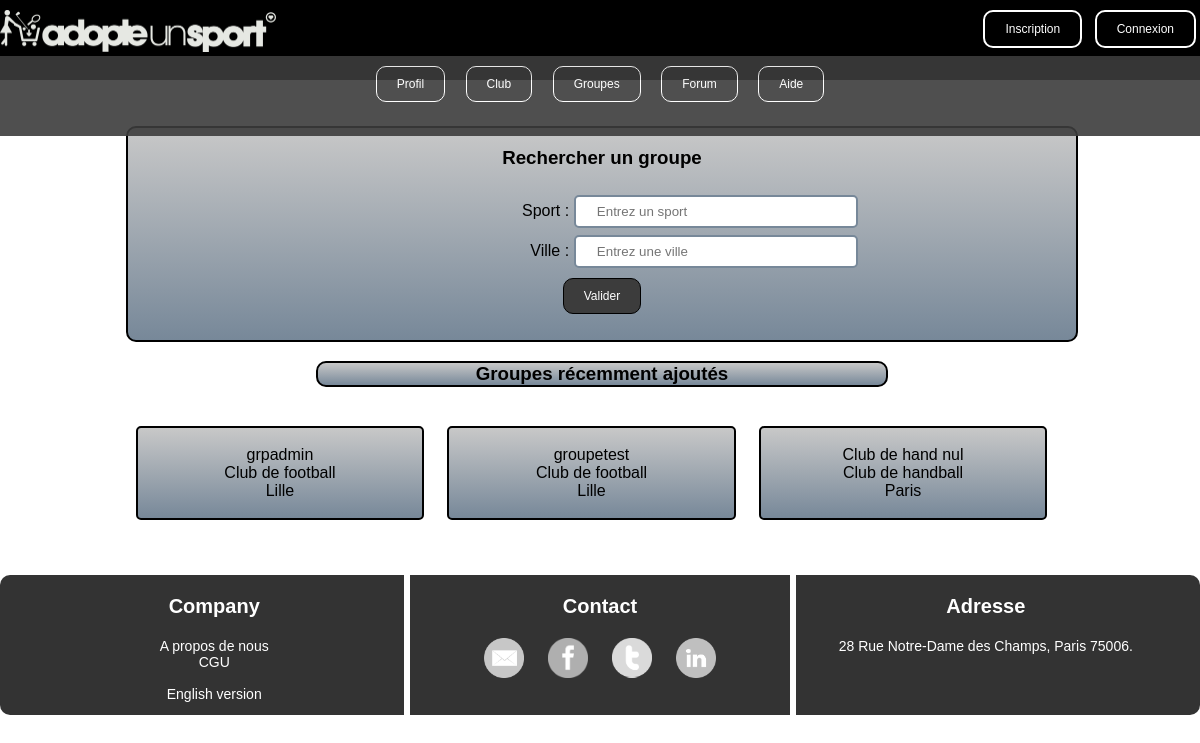
The app's page /groupes.php, older data.
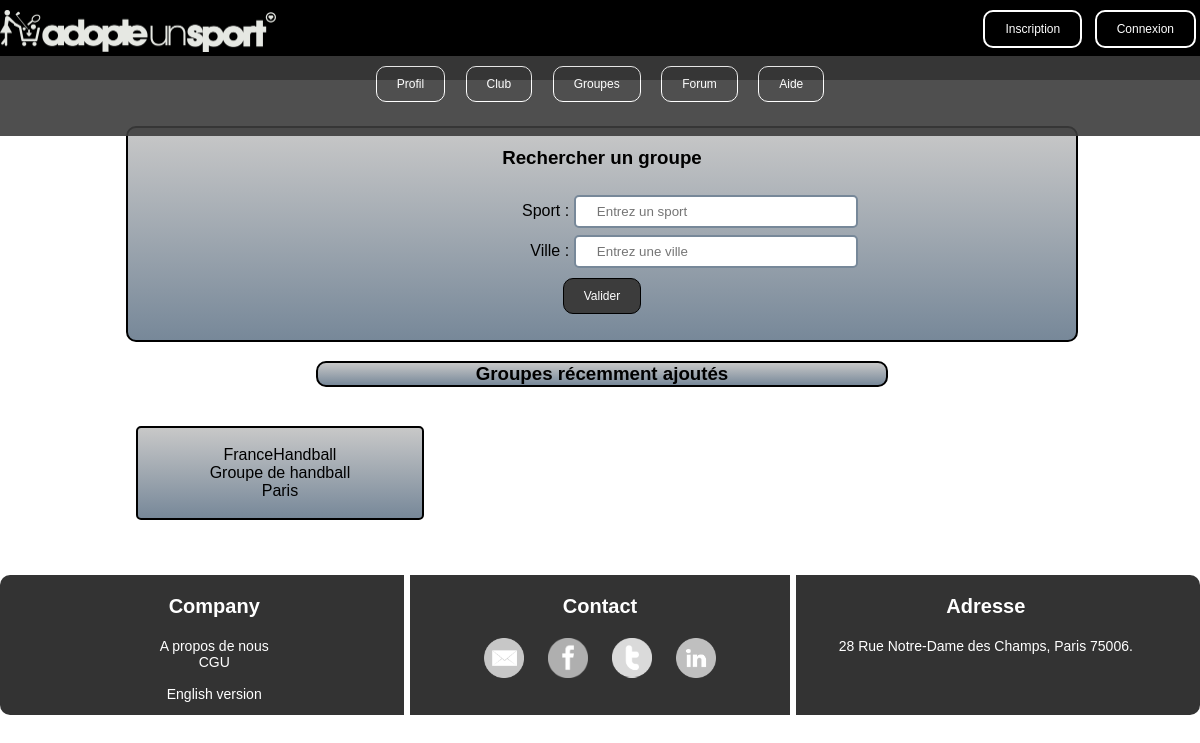
The same page, newer data.
### tables this page shows
CREATE TABLE IF NOT EXISTS `groupe` (
  `Id` int(11) NOT NULL AUTO_INCREMENT,
  `Titre` varchar(255) NOT NULL,
  `Descriptif` varchar(1000) NOT NULL,
  `Zone_geographique` varchar(255) NOT NULL,
  `Nb_max_personnes` int(11) NOT NULL,
  `Photo` varchar(255) NOT NULL,
  `Nom_sport` varchar(255) NOT NULL,
  `Pseudo_membre_createur` varchar(255) NOT NULL,
  `Date_creation` date NOT NULL,
  PRIMARY KEY (`Id`)
);

### groupes.php (the view, shortened to what this page needs)
<?php
include_once("model.php");
?>
<!DOCTYPE html>
<html>
	<head>
		<link href='assets/css/styleheaderfooter.css' rel='stylesheet' type='text/css' />
		<link href='assets/css/style.css' rel='stylesheet' type='text/css' />
	</head>
	<body>
		<?php include("headermembre.php"); ?>
		<div class="groupe">
    		<?php
    		if (isset($_SESSION['Pseudo'])) {
				?>
				<div class="groupeformulaire">
					<form action="groupes.php" method="post">
						<h3>Rechercher un groupe</h3>
			        	<div class="apparenceformulaire">
			        		<label for="sport">Sport : </label><input type="text" name="sport" placeholder="Entrez un sport" value="<?php if (isset($_POST['sport'])) echo htmlentities(trim($_POST['sport'])); ?>" onclick="colorer(this)" onblur="decolorer(this)"/><br />
			        		<label for="ville">Ville : </label><input type="text" name="ville" placeholder="Entrez une ville" value="<?php if (isset($_POST['ville'])) echo htmlentities(trim($_POST['ville'])); ?>" onclick="colorer(this)" onblur="decolorer(this)"/><br />
			        	</div>
					    <input type="submit" name="valider" value="Valider" class="button3">
			    	</form>
    			</div>
				<div class="formulairecreergroupe">
					<form action="groupes.php" method="post">
						<h3>Créer un groupe</h3>
			        	<div class="apparenceformulaire">
			        		<label for="nomgroupe">Nom du groupe : </label><input type="text" name="nomgroupe" placeholder="Entrez un nom" value="<?php if (isset($_POST['nomgroupe'])) echo htmlentities(trim($_POST['nomgroupe'])); ?>" onclick="colorer(this)" onblur="decolorer(this)"/><br />
			        		<label for="choixsport">Sport : </label><input type="text" name="choixsport" placeholder="Entrez un sport" value="<?php if (isset($_POST['choixsport'])) echo htmlentities(trim($_POST['choixsport'])); ?>" onclick="colorer(this)" onblur="decolorer(this)"/><br />
			        		<label for="choixville">Ville : </label><input type="text" name="choixville" placeholder="Entrez une ville" value="<?php if (isset($_POST['choixville'])) echo htmlentities(trim($_POST['choixville'])); ?>" onclick="colorer(this)" onblur="decolorer(this)"/><br />
			        		<label for="descriptif">Descriptif : </label><input type="text" name="descriptif" placeholder="Entrez un descriptif" value="<?php if (isset($_POST['descriptif'])) echo htmlentities(trim($_POST['descriptif'])); ?>" onclick="colorer(this)" onblur="decolorer(this)"/><br />
			        		<label for="nbmembres">Nb de membres : </label><input type="text" name="nbmembres" placeholder="Entrez un nombre de membres" value="<?php if (isset($_POST['nbmembres'])) echo htmlentities(trim($_POST['nbmembres'])); ?>" onclick="colorer(this)" onblur="decolorer(this)"/><br />
			        		<label for="photo">Photo : </label><input type="text" name="photo" placeholder="Entrez une photo" value="<?php if (isset($_POST['photo'])) echo htmlentities(trim($_POST['photo'])); ?>" onclick="colorer(this)" onblur="decolorer(this)"/><br />
			        	</div>
					        <input type="submit" name="creer" value="Créer" class="button3">
			    	</form>
    			</div>
			<?php
			}
			else if (!isset($_SESSION['Pseudo'])) {
				?>
				<div class="groupeformulaire2">
					<form action="groupes.php" method="post">
						<h3>Rechercher un groupe</h3>
			        	<div class="apparenceformulaire">
			        		<label for="sport">Sport : </label><input type="text" name="sport" placeholder="Entrez un sport" value="<?php if (isset($_POST['sport'])) echo htmlentities(trim($_POST['sport'])); ?>" onclick="colorer(this)" onblur="decolorer(this)"/><br />
			        		<label for="ville">Ville : </label><input type="text" name="ville" placeholder="Entrez une ville" value="<?php if (isset($_POST['ville'])) echo htmlentities(trim($_POST['ville'])); ?>" onclick="colorer(this)" onblur="decolorer(this)"/><br />
			        	</div>
					    <input type="submit" name="valider" value="Valider" class="button3">
			    	</form>
    			</div>
    		<?php
    		}
			?>
			<?php
			if (isset($_POST['valider']) && $_POST['valider'] == 'Valider') {
				try
					{
						$base = new PDO('mysql:host=localhost;dbname=app_info;charset=utf8', 'root', '');
					}
					catch(Exception $e)
					{
	        			die('Erreur : '.$e->getMessage());
					}
				if ( (isset($_POST['ville']) && !empty($_POST['ville'])) && (isset($_POST['sport']) && empty($_POST['sport'])) ) {
					?>
						<h3 class="grouperecent">Groupes trouvés</h3>
					<?php
					$reponse = $base->query('SELECT Titre, Descriptif, Zone_geographique FROM groupe WHERE Zone_geographique="'.$_POST['ville'].'"');
					while ($donnees = $reponse->fetch())
					{ ?>
						<div class="groupestrouves">
						<br/><a href="pagemutablegroupe.php?Titregroupe=<?php echo $donnees['Titre']; ?>"><?php echo $donnees['Titre'] . '<br/>'; ?></a>
						<?php
						echo $donnees['Descriptif'] . '<br/>';
						echo $donnees['Zone_geographique']. '<br/>' . '<br/>';
						?>
						</div>
					<?php
					}
					$reponse->closeCursor();
				}
				else if ( (isset($_POST['sport']) && !empty($_POST['sport'])) && (isset($_POST['ville']) && empty($_POST['ville'])) ) {
					?>
						<h3 class="grouperecent">Groupes trouvés</h3>
					<?php
					$reponse = $base->query('SELECT Titre, Descriptif, Zone_geographique FROM groupe WHERE Nom_sport="'.$_POST['sport'].'"');
					while ($donnees = $reponse->fetch())
					{ ?>
						<div class="groupestrouves">
						<br/><a href="pagemutablegroupe.php?Titregroupe=<?php echo $donnees['Titre']; ?>"><?php echo $donnees['Titre'] . '<br/>'; ?></a>
						<?php
						echo $donnees['Descriptif'] . '<br/>';
						echo $donnees['Zone_geographique']. '<br/>' . '<br/>';
						?>
						</div>
					<?php
					}
					$reponse->closeCursor();
				}
				else if ((isset($_POST['sport']) && !empty($_POST['sport'])) && (isset($_POST['ville']) && !empty($_POST['ville'])) ) {
					?>
						<h3 class="grouperecent">Groupes trouvés</h3>
					<?php
					$reponse = $base->query('SELECT Titre, Descriptif, Zone_geographique FROM groupe WHERE Nom_sport="'.$_POST['sport'].'" AND Zone_geographique="'.$_POST['ville'].'"');
					while ($donnees = $reponse->fetch())
					{ ?>
						<div class="groupestrouves">
						<br/><a href="pagemutablegroupe.php?Titregroupe=<?php echo $donnees['Titre']; ?>"><?php echo $donnees['Titre'] . '<br/>'; ?></a>
						<?php
						echo $donnees['Descriptif'] . '<br/>';
						echo $donnees['Zone_geographique']. '<br/>' . '<br/>';
						?>
						</div>
					<?php
					}
					$reponse->closeCursor();
				}
			}
			else{
				try
					{
						$base = new PDO('mysql:host=localhost;dbname=app_info;charset=utf8', 'root', '');
					}
					catch(Exception $e)
					{
	        			die('Erreur : '.$e->getMessage());
					}
						if (isset($_SESSION['Pseudo'])) {
							?>
							<h3 class="grouperecent">Groupes récemment ajoutés dans votre ville</h3>
							<?php
							$reponse = $base->query('SELECT Titre, Descriptif, Zone_geographique FROM groupe WHERE Zone_geographique = "'.$_SESSION['Ville'].'" ORDER BY Id DESC LIMIT 0, 3');
							while ($donnees = $reponse->fetch())
							{ ?>
								<div class="groupestrouves">
								<br/><a href="pagemutablegroupe.php?Titregroupe=<?php echo $donnees['Titre']; ?>"><?php echo $donnees['Titre'] . '<br/>'; ?></a>
								<?php
								echo $donnees['Descriptif'] . '<br/>';
								echo $donnees['Zone_geographique']. '<br/>' . '<br/>';
								?>
								</div>
							<?php
							}
							$reponse->closeCursor();
						}
						else if (!isset($_SESSION['Pseudo'])) {
							?>
							<h3 class="grouperecent">Groupes récemment ajoutés</h3>
							<?php
							$reponse = $base->query('SELECT Titre, Descriptif, Zone_geographique FROM groupe ORDER BY Id DESC LIMIT 0, 3');
							while ($donnees = $reponse->fetch())
							{ ?>
								<div class="groupestrouves">
								<br/><a href="pagemutablegroupe.php?Titregroupe=<?php echo $donnees['Titre']; ?>"><?php echo $donnees['Titre'] . '<br/>'; ?></a>
								<?php
								echo $donnees['Descriptif'] . '<br/>';
								echo $donnees['Zone_geographique']. '<br/>'. '<br/>';
								?>
								</div>
							<?php
							}
						}
			}
			?>
		</div>
		<?php include("footermembre.php"); ?>
	</body>
</html>

### headermembre.php (shortened to what this page needs)
<header>
	<div class="container haut">
		<div class="connexion element"><a href="index.php"><img class="logosite" src="Images/adopteunsportnb.png" /></a>
		</div>
		<div class="connexion droite element">
			<?php
				if (!isset($_SESSION['Pseudo'])) {
					?>
					<a href="inscription.php" class="button">Inscription</a>
					<a href="pageconnection.php" class="button">Connexion</a>
					<?php
				}
			?>
	    </div>
	</div>
	<div class="menu haut">
		<a href="membre.php" class="button2">Profil</a>
		<a href="clubs.php" class="button2">Club</a>
		<a href="groupes.php" class="button2">Groupes</a>
		<a href="forum.php" class="button2">Forum</a>
		<a href="faq.php" class="button2">Aide</a>
	</div>
</header>

### footermembre.php
<footer>
	<div class="company bas">
		<h3>Company</h3>
		<a href="groupe6c.php" class="lienfootercompany">A propos de nous</a>
		<a href="cgu.php" class="lienfootercompany">CGU</a><br/>
		<a href="accueilen.php" class="lienfootercompany">English version</a>
	</div>
	<div class="espace bas">
	</div>
	<div class="contact bas">
		<h3>Contact</h3>
		<a href="mailto:tho-richard@sfr.fr" class="rsociaux mail"></a>
		<a href="https://www.facebook.com" class="rsociaux fb"></a>
		<a href="https://www.google.fr" class="rsociaux twitter"></a>
		<a href="https://www.google.fr" class="rsociaux linkedin"></a>
	</div>
	<div class="espace bas">
	</div>
	<div class="adresse bas">
		<h3>Adresse</h3>
		<p>28 Rue Notre-Dame des Champs, Paris 75006.</p>
	</div>
</footer>

### assets/css/styleheaderfooter.css (style rules this page uses)
.container { background-color: rgb(0,0,0); opacity: 1; border-radius: 0px; color: black; position: fixed; width:100%; height: 10%; margin-left: -8px; margin-right: -10px; margin-top: -8px; display: inline-block; }
.menu { background-color: rgb(60,60,60); opacity: 0.9; position: fixed; margin-top: 4%; width:100%; height: 10%; margin-left: -8px; text-align: center; display: inline-block; }
.logosite { height: 42px; width: 276px; margin-top: 10px; }
.connexion { display: inline-block; }
.droite { float: right; }
.button { background-color: rgb(0,0,0); border: solid white 2px; border-radius: 10px; color: white; padding: 10px 20px; text-align: center; text-decoration: none; display: inline-block; font-size: 12px; margin: 10px 4px; cursor: pointer; }
.button2 { background-color: rgb(60,60,60); border: solid white 1px; border-radius: 10px; color: white; padding: 10px 20px; text-align: center; text-decoration: none; display: inline-block; font-size: 12px; margin: 10px 8px; cursor: pointer; }
footer { position: relative; background-color: rgb(0,0,0); opacity: 0.8; color:white; text-align: center; border-radius: 10px; margin-left: -8px; margin-right: -8px; font-size: 14px; }
footer a { margin-right: 10px; margin-left: 10px; color: white; }
footer h3 { font-size: 20px; }
.bas { position: relative; display: inline-block; width: 25%; margin-left: 3%; margin-right: 3%; height: 140px; vertical-align: top; }
.espace { width: 0.5%; margin-left: 0%; margin-right: 0%; background-color: rgb(255,255,255); }
.lienfootercompany { display: block; }
.rsociaux { display: inline-block; height: 40px; width: 40px; }
.mail { background-image: url('Images/mailnb.png'); background-size: 100%; }
.fb { background-image: url('Images/fbnb1.png'); background-size: 100%; }
.twitter { background-image: url('Images/twitternb.png'); background-size: 100%; }
.linkedin { background-image: url('Images/linkedinnb.png'); background-size: 100%; }

### assets/css/style.css (style rules this page uses)
body { background-image : url('Images/fond2.jpg'); background-size: 100%; background-repeat: no-repeat; background-attachment: fixed; display: block; color : black; font-family : "Verdana", cursive, sans-serif; }
a { color: black; text-decoration: none; }
input { border-radius: 6px; }
.button3 { background-color: rgb(60,60,60); border: solid black 1px; border-radius: 10px; color: white; padding: 10px 20px; text-align: center; text-decoration: none; display: inline-block; font-size: 12px; margin: 10px 8px; cursor: pointer; }
.groupe { display: inline-block; margin-top: 10%; margin-bottom: 3%; width: 80%; margin-left: 10%; margin-right: 10%; }
.groupeformulaire2 { text-align: center; border: solid black 2px; background-image:linear-gradient(rgb(200,200,200), rgb(119,136,153)); border-radius: 10px; display: inline-block; width: 100%; vertical-align: middle; }
.groupestrouves { background-image:linear-gradient(rgb(200,200,200), rgb(119,136,153)); border: solid black 2px; border-radius: 5px; margin-top: 20px; margin-bottom: 20px; width: 30%; margin-left: 1%; margin-right: 1%; text-align: center; display: inline-block; }
.grouperecent { text-align: center; background-image:linear-gradient(rgb(200,200,200), rgb(119,136,153)); width: 60%; margin-left: 20%; margin-right: 20%; border: solid black 2px; border-radius: 10px; }
input[type=text] { border: 2px solid rgb(119,136,153); border-radius: 5px; padding: 1% 3%; margin-top: 1%; width: 40%; }
.apparenceformulaire { width: 75%; margin-left: 2%; margin-right: 23%; text-align: right; }

Row changes from the older to the newer data that the page shows:
removed groupe: Titre "grpadmin", Descriptif "Club de football", Zone_geographique "Lille"
removed groupe: Titre "groupetest", Descriptif "Club de football", Zone_geographique "Lille"
removed groupe: Titre "Club de hand nul", Descriptif "Club de handball", Zone_geographique "Paris"
added groupe: Titre "FranceHandball", Descriptif "Groupe de handball", Zone_geographique "Paris"
